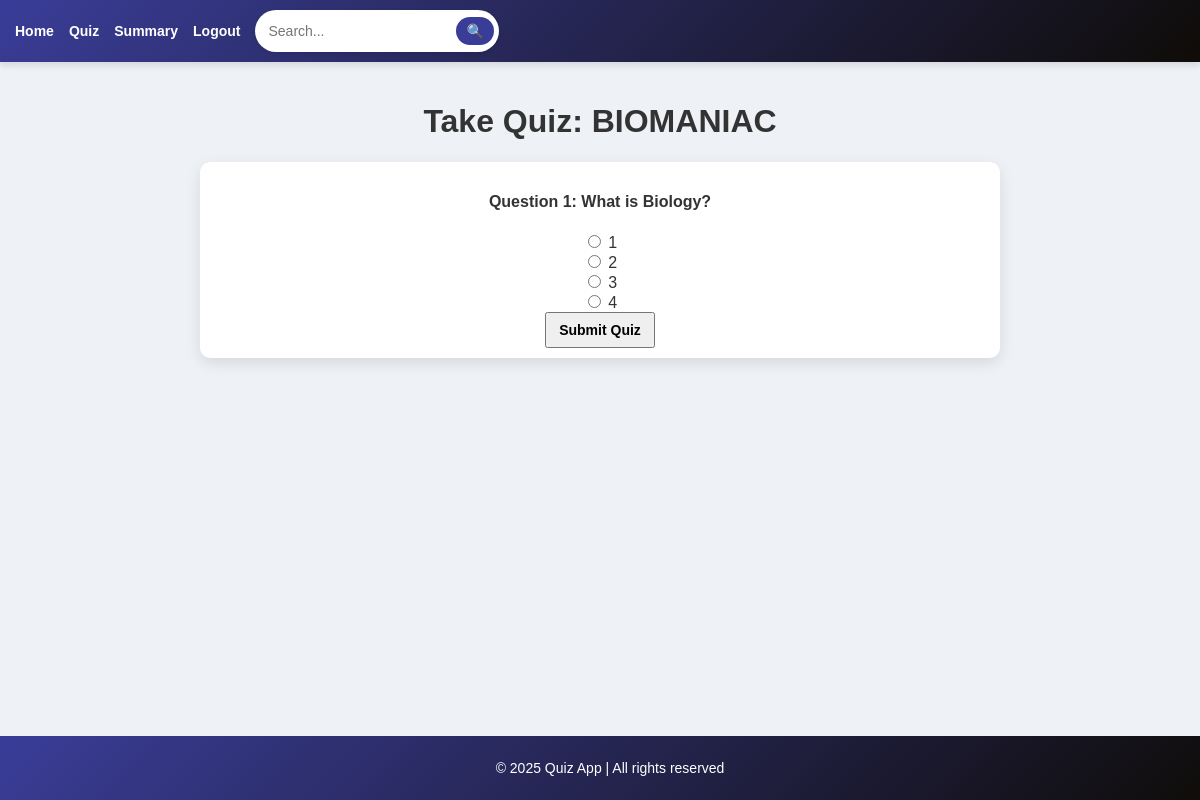
Page /take_quiz/1 on the earlier database version.
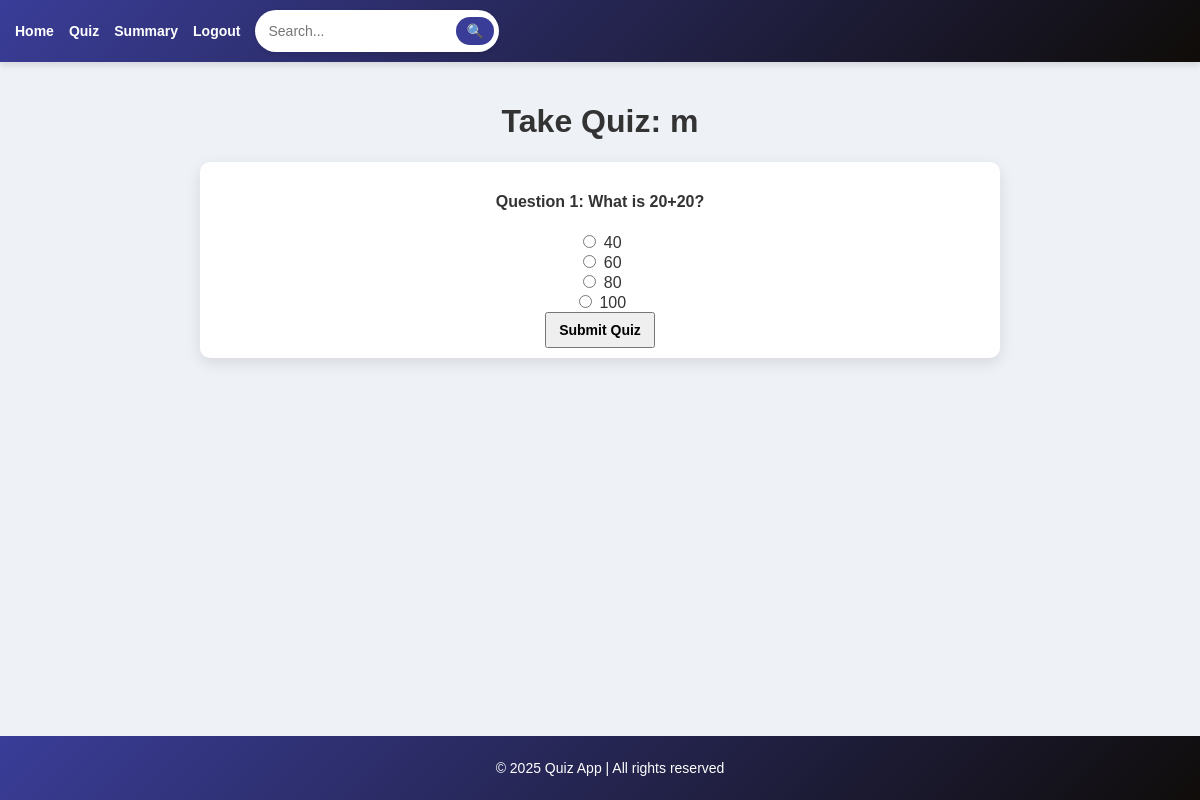
Same page on the later database version.
### models.py (models this page shows, shortened)
class Quiz(db.Model):
    __tablename__ = 'quiz'
    id = db.Column(db.Integer, primary_key=True)
    chapter_id = db.Column(db.Integer, db.ForeignKey('chapters.id'), nullable=False)
    name = db.Column(db.String(225), unique=True, nullable=False)
    date_of_quiz = db.Column(db.Date, nullable=True)
    time_duration = db.Column(db.Integer, nullable=True)
    remarks = db.Column(db.String(255), nullable=True)
    chapter = db.relationship('Chapter', back_populates='quizzes')
    scores = db.relationship('Score', backref='quiz', lazy=True)

class Question(db.Model):
    __tablename__ = 'questions'
    id = db.Column(db.Integer, primary_key=True)
    question_statement = db.Column(db.String, nullable=False)
    option1 = db.Column(db.String, nullable=False)
    option2 = db.Column(db.String, nullable=False)
    option3 = db.Column(db.String, nullable=False)
    option4 = db.Column(db.String, nullable=False)
    correct_answer = db.Column(db.String, nullable=False)
    chapter_id = db.Column(db.Integer, db.ForeignKey('chapters.id'), nullable=False)
    chapter = db.relationship("Chapter", back_populates="questions")

### app.py (the view)
@app.route('/take_quiz/<int:quiz_id>', methods=['GET'])
def take_quiz(quiz_id):
    quiz = Quiz.query.get_or_404(quiz_id)
    questions = Question.query.filter_by(chapter_id=quiz.chapter_id).all()
    return render_template('take_quiz.html', quiz=quiz, questions=questions)

### templates/take_quiz.html (shortened to what this page needs)
{% extends 'base.html' %}
{% block content %}
<div class="container">
    <h1 class="text-center">Take Quiz: {{ quiz.name }}</h1>
    <form method="POST" action="{{ url_for('submit_quiz', quiz_id=quiz.id) }}">
        <div class="quiz-questions">
            {% for question in questions %}
                <div class="question">
                    <h4>Question {{ loop.index }}: {{ question.question_statement }}</h4>
                    <div>
                        <input type="radio" name="question_{{ question.id }}" value="{{ question.option1 }}" required> {{ question.option1 }}<br>
                        <input type="radio" name="question_{{ question.id }}" value="{{ question.option2 }}"> {{ question.option2 }}<br>
                        <input type="radio" name="question_{{ question.id }}" value="{{ question.option3 }}"> {{ question.option3 }}<br>
                        <input type="radio" name="question_{{ question.id }}" value="{{ question.option4 }}"> {{ question.option4 }}<br>
                    </div>
                </div>
            {% endfor %}
        </div>
        <button type="submit" class="btn btn-primary">Submit Quiz</button>
    </form>
</div>
{% endblock %}

Differences in the rows shown:
removed Question: question_statement "What is Biology?", option1 "1", option2 "2", option3 "3", option4 "4"
changed Quiz: name "BIOMANIAC" → "m"
added Question: question_statement "What is 20+20?", option1 "40", option2 "60", option3 "80", option4 "100"
